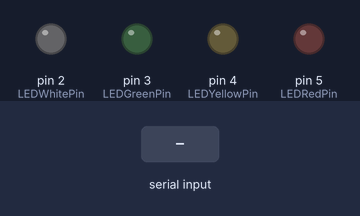
This sketch was run on a simulated Arduino Uno, built with avr-gcc and run on an emulated ATmega328P. On the bench: output pins drawn as LEDs (lit = HIGH). The test bench sets the inputs (shaded band).

Above: at 1.2 s.
1.3 s: "r" received over Serial
At 2.1 s:
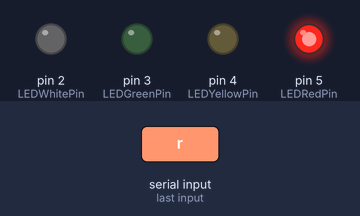
2.8 s: "y" received over Serial
At 3.2 s:
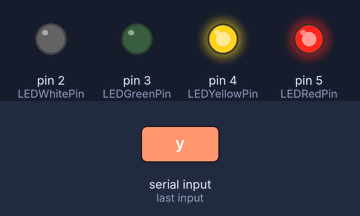
4.3 s: "g" received over Serial
At 5.5 s:
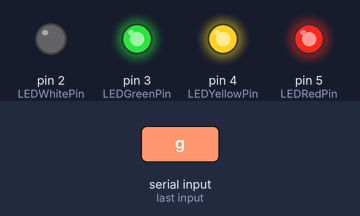
5.8 s: "w" received over Serial
At 6.7 s:
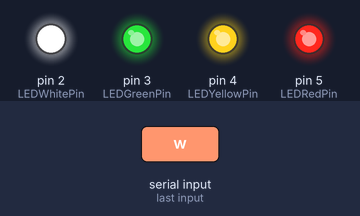
7.3 s: "r" received over Serial
At 7.8 s:
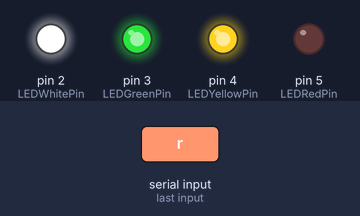
8.8 s: "1" received over Serial
At 10.2 s:
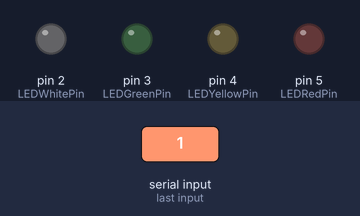
Timing chart, 0 to 11.3 s (numbered marks = the images above; inputs shaded):
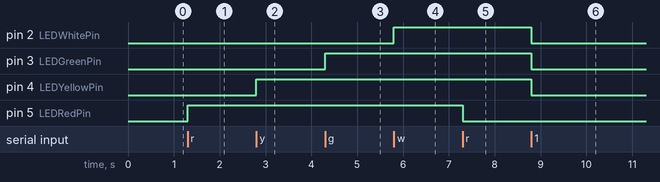

Measured:
- after the input at 1.3 s, pin 5 (LEDRedPin): LOW → HIGH at once
- after the input at 2.8 s, pin 4 (LEDYellowPin): LOW → HIGH at once
- after the input at 4.3 s, pin 3 (LEDGreenPin): LOW → HIGH at once
- after the input at 5.8 s, pin 2 (LEDWhitePin): LOW → HIGH at once
- after the input at 7.3 s, pin 5 (LEDRedPin): HIGH → LOW at once
- after the input at 8.8 s, pin 2 (LEDWhitePin), pin 3 (LEDGreenPin), pin 4 (LEDYellowPin): HIGH → LOW at once

The sketch:

LedSwitch.ino
```cpp
/*
* Tutorial 3a: LED Serial Switch
*
* Toggle LEDs over serial using the Switch case.
*
*
* To see this sketch in action open the serial monitor
* and send these characters to toggle the corresponding LED:
* - r = Red
* - y = Yellow
* - g = Green
* - w = white
* Send any other character to turn all four LEDs off.
*
* The circuit:
* - 4 LEDs attached to digital pins 2 through 5 with 330ohm resistors
*
* Author: Blaise Jarrett
*
*/

// The LEDs are connected to these pins
int LEDRedPin = 5;
int LEDYellowPin = 4;
int LEDGreenPin = 3;
int LEDWhitePin = 2;

void setup()
{
    // set up serial at 9600 baud
    Serial.begin(9600);

    // set all four LED pins to output mode
    pinMode(LEDRedPin, OUTPUT);
    pinMode(LEDYellowPin, OUTPUT);
    pinMode(LEDGreenPin, OUTPUT);
    pinMode(LEDWhitePin, OUTPUT);
}

void toggleLED(int LEDPin)
{
    // toggle the LED on the pin passed as an argument
    digitalWrite(LEDPin, !digitalRead(LEDPin));
}

void loop()
{
    int value = 0;
    static int cnt = 0;
    //Serial.print("Loop ");
    //Serial.println(cnt);
    cnt = cnt + 1;
    if ((value = Serial.available()) > 0)
    {
        // read a single character over serial
        int inByte = Serial.read();
        //Serial.print("Serial got ");
        //Serial.println(inByte);

        // do something different for each character
        switch (inByte)
        {
            // if we receive r, y, g, or w
            // toggle the respective LED using our function
        case 'r':
            toggleLED(LEDRedPin);
            break;
        case 'y':
            toggleLED(LEDYellowPin);
            break;
        case 'g':
            toggleLED(LEDGreenPin);
            break;
        case 'w':
            toggleLED(LEDWhitePin);
            break;
        default:
            // if we receive any other character turn all
            // the LEDs off
            digitalWrite(LEDRedPin, LOW);
            digitalWrite(LEDYellowPin, LOW);
            digitalWrite(LEDGreenPin, LOW);
            digitalWrite(LEDWhitePin, LOW);
            break;
        }
    }
    else {
        //Serial.print("No serial..");
        //Serial.println(value);
    }
}
```
